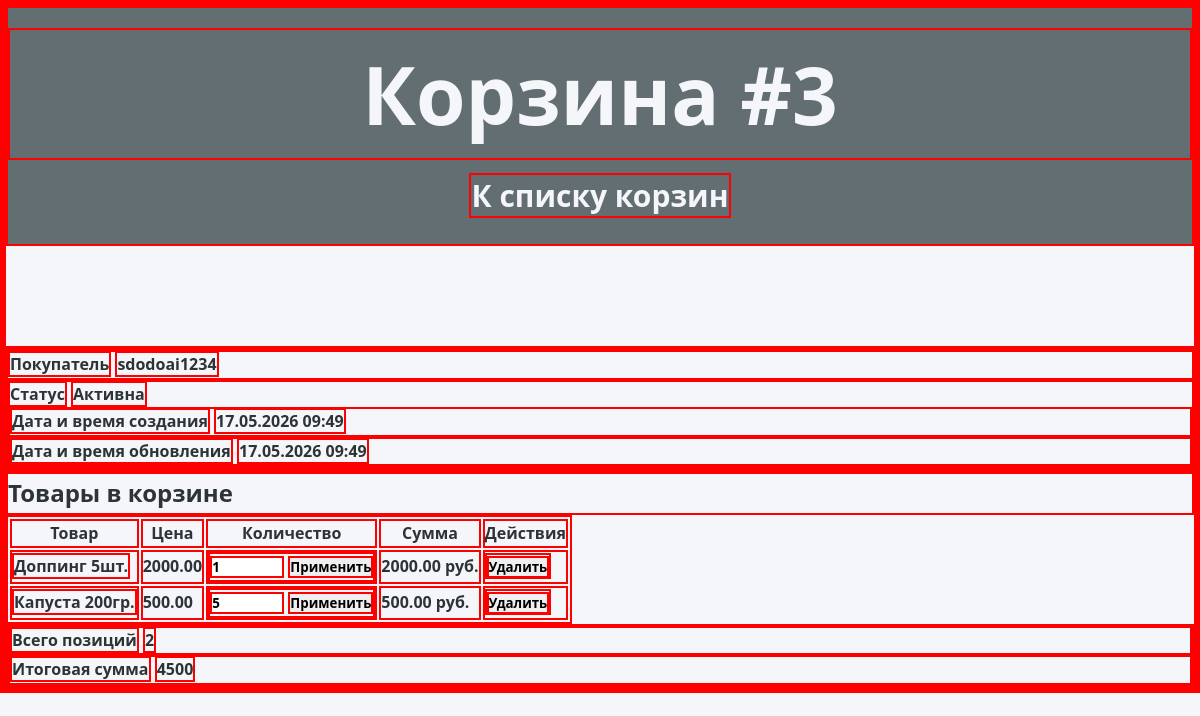
/carts/3/, run on an earlier commit of the app's database.
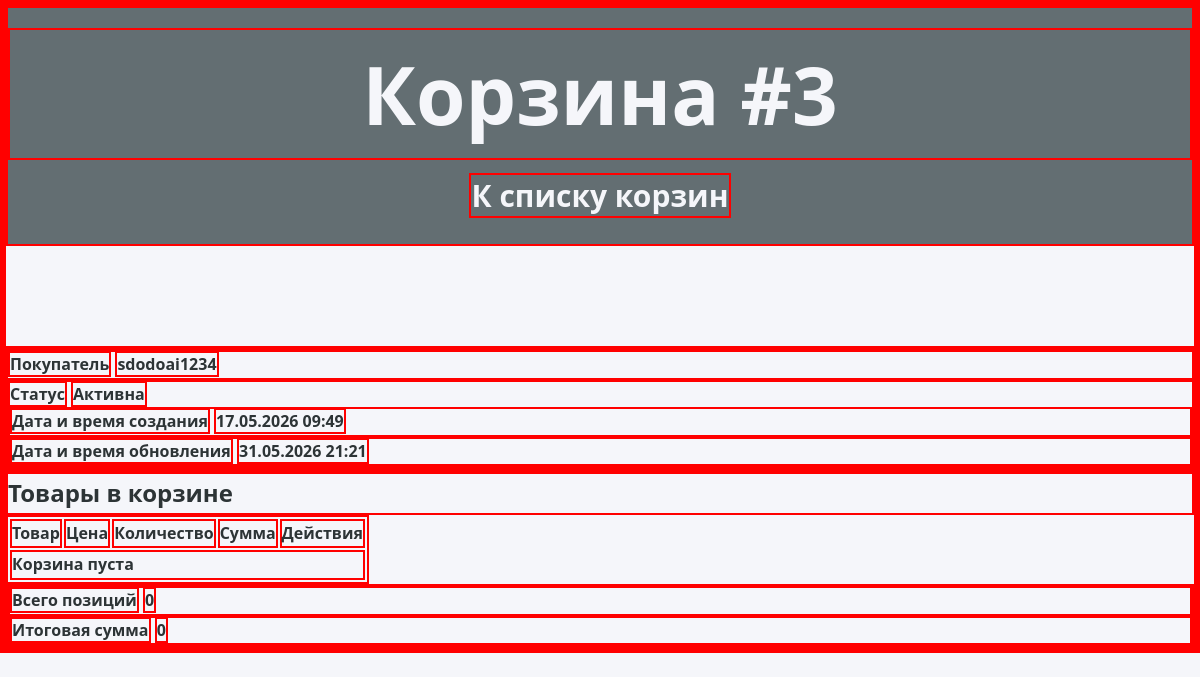
And on a later commit of the database.
### store/models.py (models this page shows, shortened)
class Carts(models.Model):
    STATUS_CHOICES = (
        ("Active", "Активна"),
        ("Completed", "Оформлена"),
        ("Closed", "Неактивна")
    )
    customer = models.ForeignKey(Customers, on_delete=models.CASCADE, related_name="carts", verbose_name="Покупатель")
    status = models.CharField("Статус", max_length=20, choices=STATUS_CHOICES, default="Active")
    created_at = models.DateTimeField("Дата и время создания", auto_now_add=True)
    updated_at = models.DateTimeField("Дата и время обновления", auto_now=True)
    class Meta:
        verbose_name = "Корзина"
        verbose_name_plural = "Корзины"
        ordering = ["-updated_at", "-created_at"]
        """Строго максимум одна активная корзина на одного пользователя"""
        constraints = [models.UniqueConstraint(
            fields = ['customer'],
            condition=Q(status='active'),
            name='unique_active_cart_per_buyer'
        )]
    def total_price(self):
        result = self.products.aggregate(
            total=Sum(F('product__price') * F('quantity'), output_field=DecimalField())
        )
        return result['total'] or 0

class CartsProducts(models.Model):
    cart = models.ForeignKey(Carts, on_delete=models.CASCADE, related_name="products", verbose_name="Корзина")
    product = models.ForeignKey(Products, on_delete=models.CASCADE, verbose_name="Товар")
    quantity = models.PositiveIntegerField("Количество", default=1)
    class Meta:
        verbose_name = "Позиция корзины"
        verbose_name_plural = "Позиции"
        unique_together = ("cart", "product") # !!! Корзина и товары должны отображаться уникальные друг по отношению к другу

class Products(models.Model):
    name = models.CharField("Наименование товара", max_length=200)
    price = models.DecimalField("Цена", max_digits=10, decimal_places=2)
    description = models.TextField("Описание", blank=True)
    image = models.URLField("Ссылка на изображение", blank=True, null=True)
    class Meta:
        verbose_name = "Товар"
        verbose_name_plural = "Товары"

class Customers(models.Model):
    name = models.CharField("Имя покупателя", max_length=100)
    email = models.EmailField("email", unique=True)
    phone = models.CharField("Телефон", max_length=20, blank=True)
    created_at = models.DateTimeField("Дата и время регистрации", auto_now_add=True)
    class Meta:
        verbose_name = "Покупатель"
        verbose_name_plural = "Покупатели"

### store/views.py (the view, shortened to what this page needs)
# urls.py: path('carts/<int:cart_id>/', views.cart_detail, name='cart_detail'),
def cart_detail(request, cart_id):
    cart = get_object_or_404(
        Carts.objects.select_related('customer').prefetch_related('products__product'),
        id=cart_id
    )
    context = {
        'cart': cart,
        'products': Products.objects.all().order_by('name')
    }
    return render(request, 'carts/cart_detail.html', context)

### store/templates/carts/cart_detail.html (shortened to what this page needs)
{% load static %}
<!DOCTYPE html>
<html lang="en">
<head>
    <link rel="stylesheet" href="{% static 'store/css/cart_detail.css' %}">
</head>
<body>
    <div class="container">
        <div class="heading">
            <h1>Корзина #{{ cart.id }}</h1>
            <a href="{% url 'store:carts_list' %}" class="btn to-carts-btn">К списку корзин</a>
        </div>
    </div>
    <section class="cart-header">
        <div class="info-item">
            <span class="label">Покупатель</span>
            <span class="value">{{ cart.customer.name }}</span>
        </div>
        <div class="info-item">
            <span class="label">Статус</span>
            <span class="value status status-{{ cart.status|lower }}">{{ cart.get_status_display|default:cart.status }}</span>
        <div class="info-item">
            <span class="label">Дата и время создания</span>
            <span class="value">{{ cart.created_at|date:"d.m.Y H:i" }}</span>
        </div>
        <div class="info-item">
            <span class="label">Дата и время обновления</span>
            <span class="value">{{ cart.updated_at|date:"d.m.Y H:i" }}</span>
        </div>
    </section>
    <section class="cart-container">
        <h2>Товары в корзине</h2>
        <table>
            <thead>
                <tr>
                    <th>Товар</th>
                    <th>Цена</th>
                    <th>Количество</th>
                    <th>Сумма</th>
                    <th>Действия</th>
                </tr>
            </thead>
            <tbody>
                {% for item in cart.products.all %}
                <tr>
                    <td>
                        <span class="product-name">{{ item.product.name }}</span>
                    </td>
                    <td>{{ item.product.price|floatformat:2 }}</td>
                    <td>
                        <form method="POST" class="qty-form">
                            <input type="number" name="quantity" value="{{ item.quantity }}" min="1" max="99">
                            <button type="submit" class="btn-sm btn-update">Применить</button>
                        </form>
                    </td>
                    <td class="total-sum">{{ item.product.price|floatformat:2 }} руб.</td>
                    <td>
                        <form method="POST" action="{% url 'store:remove_from_cart' cart.id item.id %}" style="display:inline;">
                            <button type="submit" class="btn-sm btn-remove" onclick="return confirm('Удалить этот товар из корзины?');">
                                Удалить
                            </button>
                        </form>
                    </td>
                </tr>
                {% empty %}
                    <tr class="empty-row"><td colspan="5">Корзина пуста</td></tr>
                {% endfor %}
            </tbody>
        </table>
        <div class="totals">
            <div class="total-product">
                <span class="total-label">Всего позиций</span>
                <span class="total-value">{{ cart.products.count }}</span>
            </div>
            <div class="total-product">
                <span class="total-label">Итоговая сумма</span>
                <span class="total-value">{{ cart.total_price }}</span>
            </div>
        </div>
    </section>
</body>
</html>

What changed in the data, as far as the page shows it:
removed CartsProducts: product.name "Доппинг 5шт.", product.price "2000.00", quantity "1"
removed CartsProducts: product.name "Капуста 200гр.", product.price "500.00", quantity "5"
changed Carts "Активна": updated_at "17.05.2026 09:49" → "31.05.2026 21:21"; products.count "2" → "0"; total_price "4500" → "0"
Also different on the page:
text now shown: "Корзина пуста"
